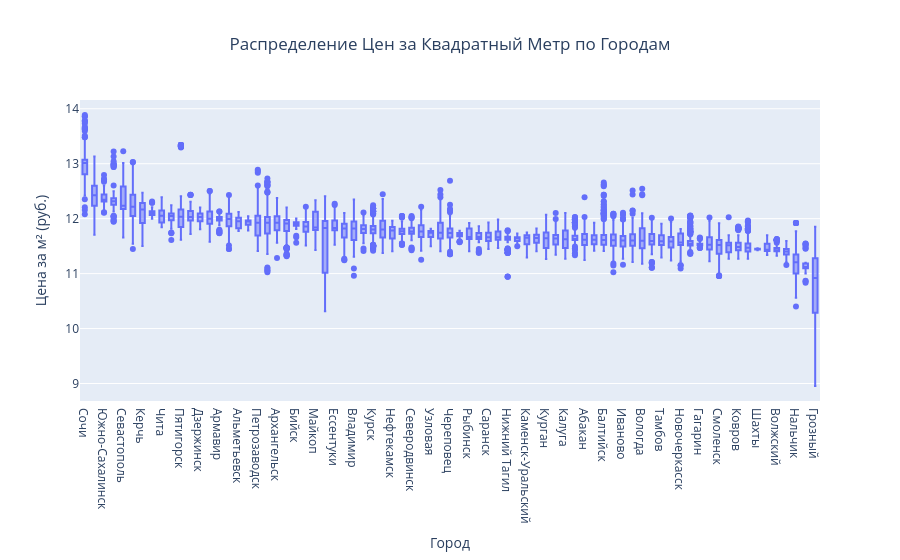

Notebook code cell kept with this figure:
### Markdown cell above
**Выводы:**
- Наблюдается  вариативность цен между субъектами РФ, что подтверждает региональную специфику рынка недвижимости.


**Гипотезы:**
- Высокие медианные цены могут быть связаны с уровнем экономического развития региона, наличием рабочих мест и развитой инфраструктурой.
- Субъекты с низкими ценами могут характеризоваться низкой покупательной способностью населения или недостаточным предложением качественного жилья.

### Code cell
# Для наглядности ограничимся городами с достаточным количеством объявлений
city_counts = df['Город'].value_counts()
top_cities = city_counts[city_counts > 50].index 

df_top_cities = df[df['Город'].isin(top_cities)]

# Сортировка городов по медианной цене для более наглядного графика
sorted_cities = df_top_cities.groupby('Город')['Цена_за_квадратный_метр'].median().sort_values(ascending=False).index

# Построение box plot
fig_city_box = px.box(
    df_top_cities,
    x='Город',
    y='Цена_за_квадратный_метр',
    title='Распределение Цен за Квадратный Метр по Городам',
    labels={'Город': 'Город', 'Цена_за_квадратный_метр': 'Цена за м² (руб.)'},
    category_orders={'Город': sorted_cities} # Применяем сортировку
)

fig_city_box.update_layout(title_x=0.5)
fig_city_box.show()

### Figure 1 — Plotly figure (JSON) as saved in the notebook; plotly's stock layout.template omitted (floating-point values rounded to 4 significant figures; data arrays with more than 128 entries replaced by an {"elided": "..."} marker saying what was removed)
{"data": [{"alignmentgroup": "True", "hovertemplate": "Город=%{x}<br>Цена за м² (руб.)=%{y}<extra></extra>", "legendgroup": "", "marker": {"color": "#636efa"}, "name": "", "notched": false, "offsetgroup": "", "orientation": "v", "showlegend": false, "type": "box", "x": {"elided": "17726 str values"}, "x0": " ", "xaxis": "x", "y": {"elided": "17726 float values"}, "y0": " ", "yaxis": "y"}], "layout": {"boxmode": "group", "legend": {"tracegroupgap": 0}, "title": {"text": "Распределение Цен за Квадратный Метр по Городам", "x": 0.5}, "xaxis": {"anchor": "y", "categoryarray": ["Сочи", "Евпатория", "Южно-Сахалинск", "Кисловодск", "Севастополь", "Новороссийск", "Керчь", "Братск", "Чита", "Нижнекамск", "Пятигорск", "Благовещенск", "Дзержинск", "Симферополь", "Армавир", "Улан-Удэ", "Альметьевск", "Мурманск", "Петрозаводск", "Калининград", "Архангельск", "Сургут", "Бийск", "Обнинск", "Майкоп", "Каспийск", "Ессентуки", "Магнитогорск", "Владимир", "Белгород", "Курск", "Чебоксары", "Нефтекамск", "Выкса", "Северодвинск", "Сыктывкар", "Узловая", "Киров", "Череповец", "Сосновоборск", "Рыбинск", "Нижневартовск", "Саранск", "Стерлитамак", "Нижний Тагил", "Новокуйбышевск", "Каменск-Уральский", "Балаково", "Курган", "Йошкар-Ола", "Калуга", "Великий Новгород", "Абакан", "Батайск", "Балтийск", "Брянск", "Иваново", "Кострома", "Вологда", "Тверь", "Тамбов", "Ставрополь", "Новочеркасск", "Энгельс", "Гагарин", "Таганрог", "Смоленск", "Невинномысск", "Ковров", "Орёл", "Шахты", "Новочебоксарск", "Волжский", "Псков", "Нальчик", "Березники", "Грозный"], "categoryorder": "array", "domain": [0, 1], "title": {"text": "Город"}}, "yaxis": {"anchor": "x", "domain": [0, 1], "title": {"text": "Цена за м² (руб.)"}}}}
